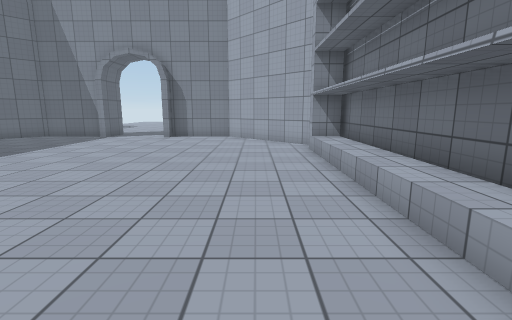
[1] (above)

16 first-person views from a walk through a 3-D level made in the Unity game engine. The camera is 1.4 m above the floor, tilts 10° down and sees 85° across. The floor is counted in squares, 1 m on a side. Each view is taken from the middle of a square. On the plan, view 1 faces up. The plan holds only what a view shows up to about 14 squares ahead; the rest is blank. Surface patterns are stand-ins for the level's own textures.

[2]
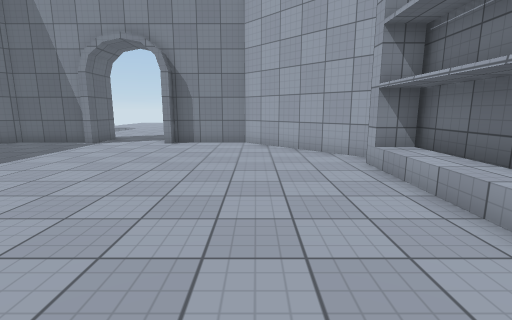

[3]
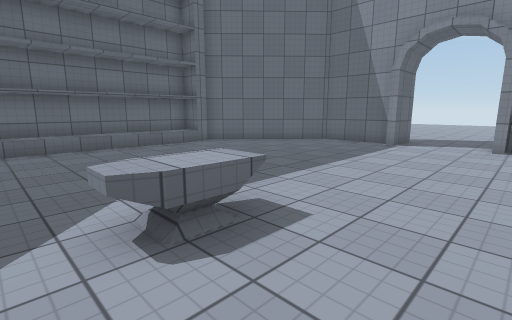

[4]
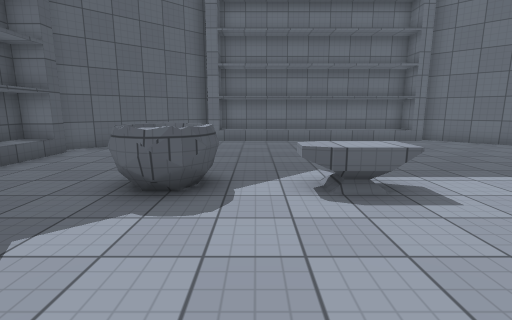

[5]
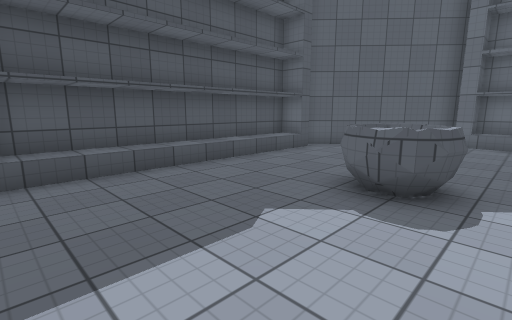

[6]
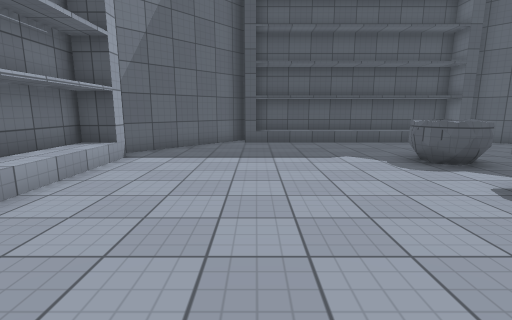

[7]
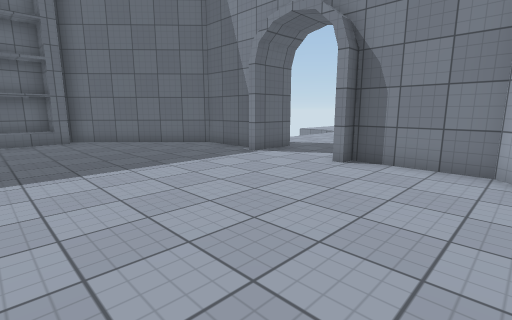

[8]
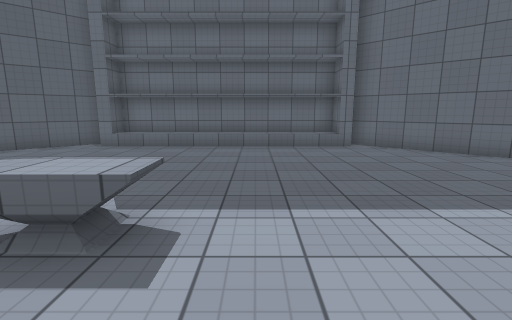

[9]
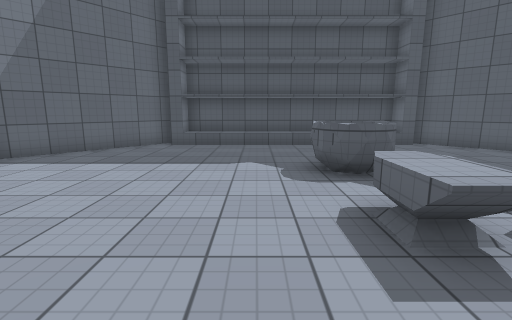

[10]
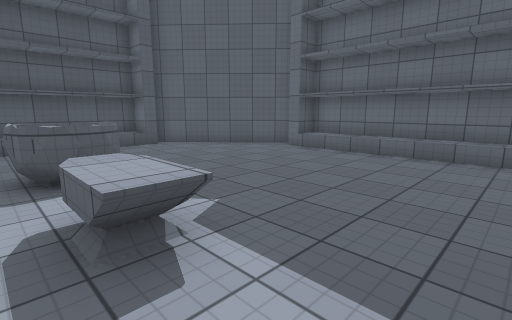

[11]
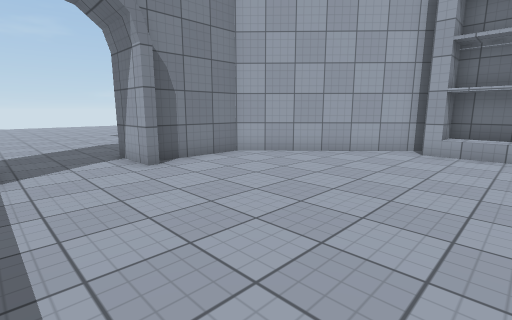

[12]
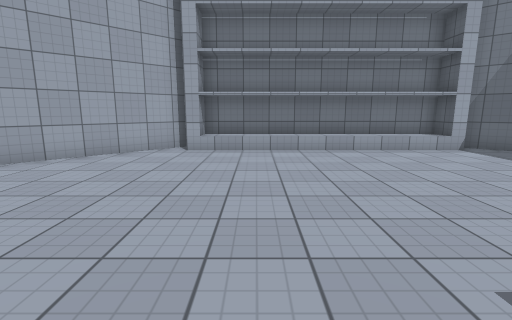

[13]
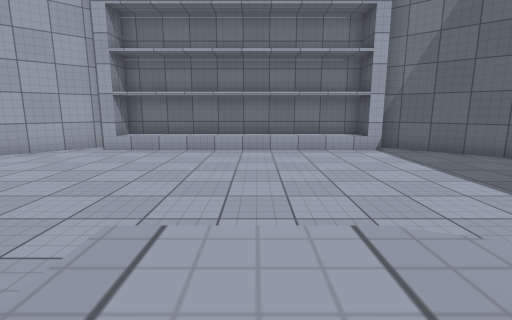

[14]
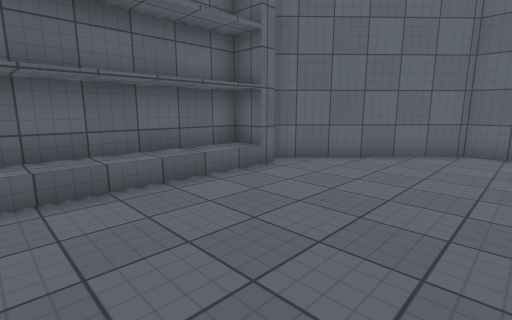

[15]
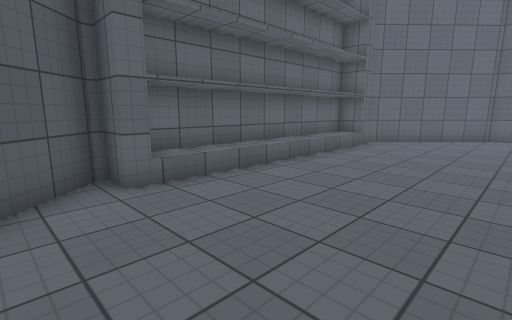

[16]
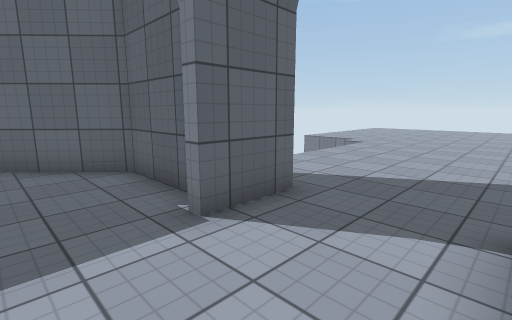

### Floor plan
Points are (right, up) in squares from view 1. A wall is a line through its corners. A room is listed if a view was taken in it or the views show most of it. See-through windows are left out.
Room 1 (views 1, 2, 3, 4, 5, 6, 7, 8, 9, 10, 11, 12, 13, 14, 15, 16)
walls: (-7.3, 2.3) (-6.8, 2.1); (-7, 2.2) (-6.3, 1.7) (-6.5, 0.7) (-6.9, 0.5); (-6.6, 2) (-6.3, 1.6); (-6.5, 1.9) (-6.3, 1.2); (-6.5, 1.9) (-6.3, 1.4); (-7.9, 2.1) (-7.2, 2.3); (-8.2, 1.8) (-7.6, 2.2) (-7.1, 2.2); (-8.2, 1.7) (-7.8, 2.2); (-6.3, 1) (-6.8, 0.4); (-6.4, 0.9) (-6.5, 0.7); (-4.9, 14.9) (-4.9, 17); (2, 0.4) (2, 1) (3.2, 1) (3.2, 10.6) (-1.5, 15.5) (-4.6, 15.5); (-8.5, 15.5) (-11.5, 15.5) (-15.8, 10.9); (3.1, 10) (2, 10) (2, 10.5); (-15, 10.3) (-16.1, 10.3) (-16.1, 1.3) (-15.1, 1.3) (-15.1, 0.8) (-16.3, 0.8) (-11.8, -4.2); (-2, -3.5) (-1.5, -3.5); (-15.1, 10.9) (-15.1, 9.5); (-4.6, 16.4) (-4.6, 15); (-11.6, -3.5) (-11, -3.5); (-8, 17.1) (-8, 15); (-1.4, -4.5) (2.8, 0.3); (-11, -4.5) (-2, -4.5)
low walls: (-7.6, 5.8) (-6.6, 5.8) (-6.6, 4.3) (-6.8, 3.8) (-7.5, 3.8); (-7, 2.2) (-6.3, 1.6); (-7.1, 2.2) (-6.7, 1.8) (-6.4, 1.1) (-7, 0.5); (-6.3, 0.9) (-6.9, 0.5)
ways out: opening at (-6.5, 16.5)

Positions as (right, up) in squares from view 1, and headings:
1: (0, 0), facing up
2: (-1, 3), facing up
3: (-4, 3), facing up-left
4: (-2, 3), facing left
5: (-2, 3), facing down-left
6: (-2, 9), facing down
7: (-1, 8), facing up-left
8: (-4, 7), facing left
9: (-5, 8), facing down
10: (-6, 8), facing down-left
11: (-8, 8), facing up-right
12: (-8, 8), facing right
13: (-8, 5), facing right
14: (-10, 5), facing up-left
15: (-10, -1), facing up-left
16: (-5, 13), facing up-left
